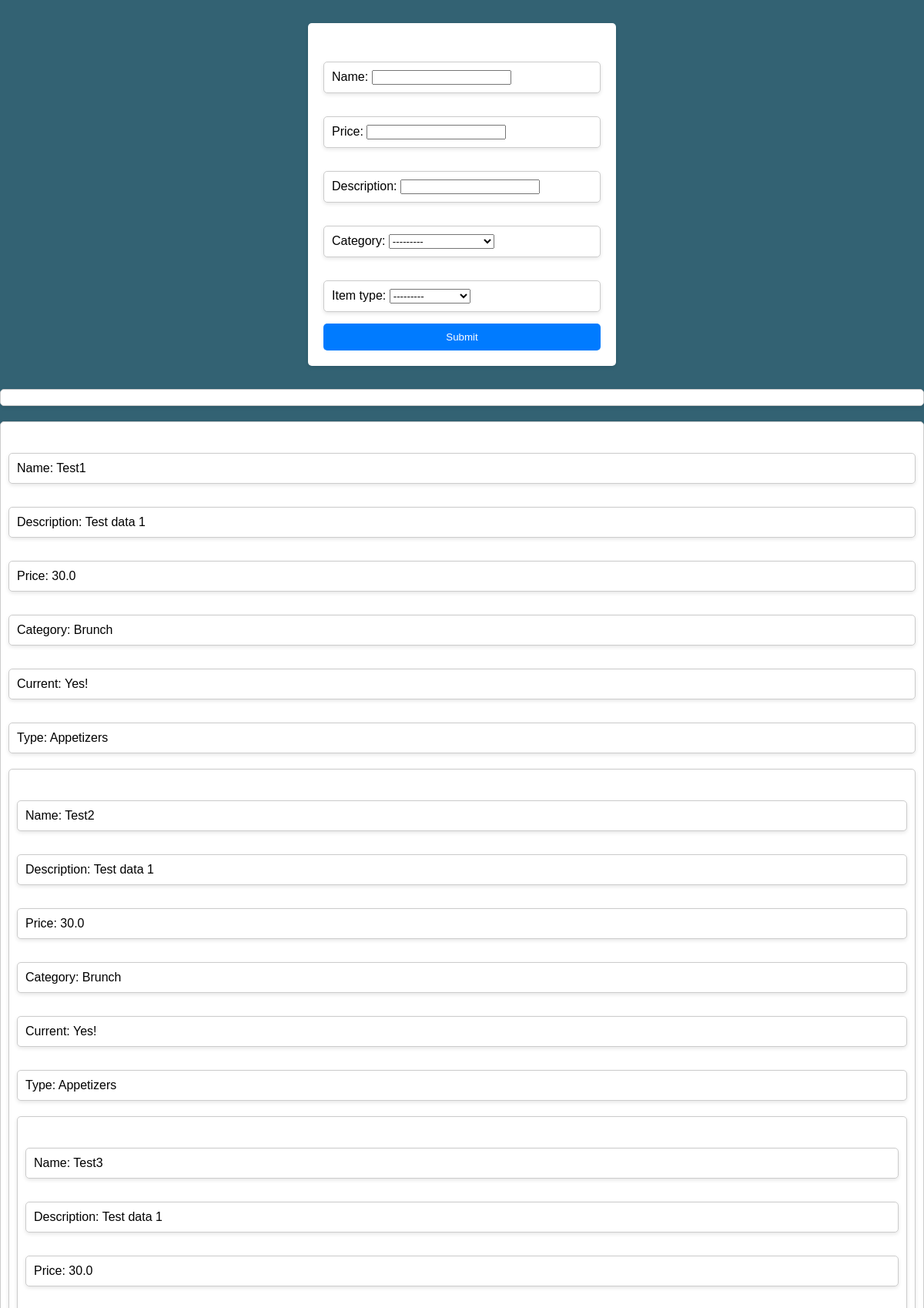
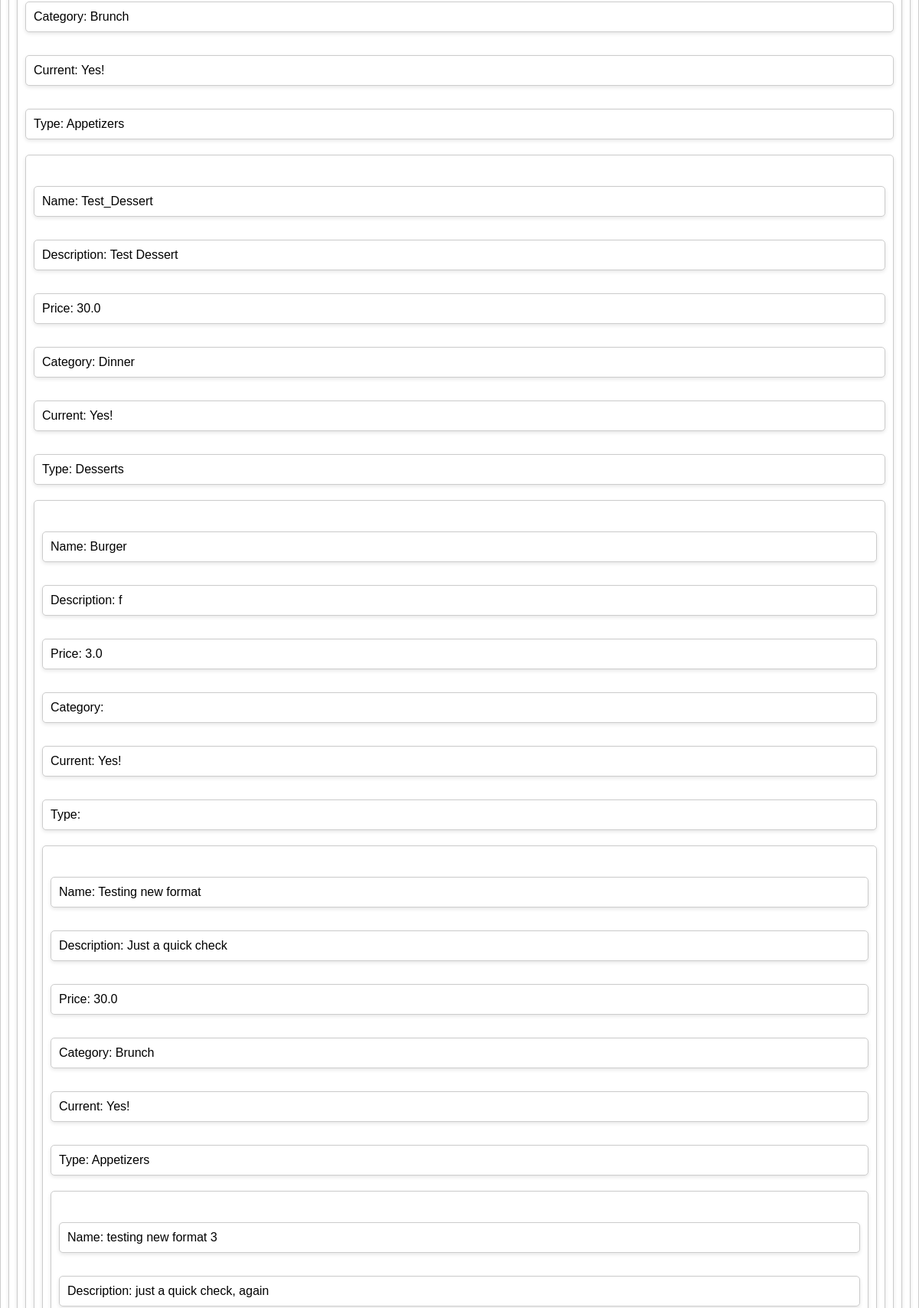
Page /test/ (upper part) on the committed database (2 pictures, top to bottom).
### mcewens/models.py (models this page shows)
class MenuItem(models.Model):
    name = models.CharField(max_length=50)
    CATEGORY_CHOICES = (
        ("Brunch", "Brunch"),
        ("Lunch", "Lunch"),
        ("Dinner", "Dinner"),
        ("Wine and Cocktails", "Wine and Cocktails"),
    )
    category = models.CharField(choices=CATEGORY_CHOICES, max_length=50)
    TYPE_CHOICES = (
        ("Appetizers", "Appetizers"),
        ("Soups/Salads", "Soups/Salads"),
        ("Entrees", "Entrees"),
        ("Desserts", "Desserts"),
        ("Wine", "Wine"),
        ("Cocktails", "Cocktails"),
    )
    item_type = models.CharField(choices=TYPE_CHOICES, max_length=50, blank=True)
    description = models.CharField(max_length=200, blank=True)
    price = models.FloatField()
    current = models.IntegerField(default=1)
    class Meta:
        unique_together = ("name", "category")

### mcewens/views.py (the view)
# urls.py: path("test/", EXAMPLE_create_menu_item_view, name="test"),
def EXAMPLE_create_menu_item_view(request):
    menuItems = MenuItem.objects.all()
    if request.method == "POST":
        form = MenuItemForm(request.POST)
        try:
            item = form.save(commit=False)
            if form.is_valid():
                form = MenuItemForm()
                context = {
                    "id": item.id,
                    "name": item.name,
                    "price": item.price,
                    "description": item.description,
                    "category": item.category,
                    "current": item.current,
                    "item_type": item.item_type,
                    "form": form,
                    "menuItems": menuItems,
                }
                item.save()
        except:
            error = "Something went wrong! Perhaps a menu item with this name and category already exists?"
            form = MenuItemForm()
            context = {"error": error, "menuItems": menuItems, "form": form}
        return render(request, "test.html", context)
    else:
        form = MenuItemForm()
        return render(request, "test.html", {"form": form, "menuItems": menuItems})

### mcewens/forms.py
class MenuItemForm(forms.ModelForm):
    class Meta:
        model = MenuItem
        fields = [
            "name",
            "price",
            "description",
            "category",
            "item_type",
        ]
        exclude = ["current"]

### mcewens/templates/test.html (shortened to what this page needs)
<!DOCTYPE html>
<html lang="en">
<head>
</head>
<body>
  <form action="" method="post">
    {% csrf_token %} {{form.as_p }} {% if form %}
    <input type="submit" value="Submit" />
    {% endif %}
  </form>
  {% if error is none and name %}
  <p>
    Name: {{ name }} <br />
    Price: {{ price }} <br />
    Description: {{ description }} <br />
    Category: {{ category }}<br />
    {%if current is 1 %} Current: Yes!<br />
    {% else %} Current: No!<br />
    {% endif %} Type: {{ item_type }}<br />
  </p>
  {% else %}
  <p class="error">{{ error }}</p>
  {% endif %}
  {% for menuItem in menuItems %}
  <div class="menu-item-{{menuItem.id}}">
    <p>Name: {{menuItem.name}}</p>
    <p>Description: {{menuItem.description}}</p>
    <p>Price: {{menuItem.price}}</p>
    <p>Category: {{ menuItem.category }}</p>
    {%if menuItem.current is 1 %}<p>Current: Yes!</p>
    {% else %}<p> Current: No!</p>
    {% endif %}<p> Type: {{ menuItem.item_type }}</p>
    {% endfor %}
</body>
</html>

### rows in the picture
MenuItem: name "Test1", description "Test data 1", price "30.0", category "Brunch", current "Current: Yes!", item_type "Appetizers"
MenuItem: name "Test2", description "Test data 1", price "30.0", category "Brunch", current "Current: Yes!", item_type "Appetizers"
MenuItem: name "Test3", description "Test data 1", price "30.0", category "Brunch", current "Current: Yes!", item_type "Appetizers"
MenuItem: name "Test_Dessert", description "Test Dessert", price "30.0", category "Dinner", current "Current: Yes!", item_type "Desserts"
MenuItem: name "Burger", description "f", price "3.0", current "Current: Yes!"
MenuItem: name "Testing new format", description "Just a quick check", price "30.0", category "Brunch", current "Current: Yes!", item_type "Appetizers"
MenuItem: name "testing new format 3", description "just a quick check, again"
